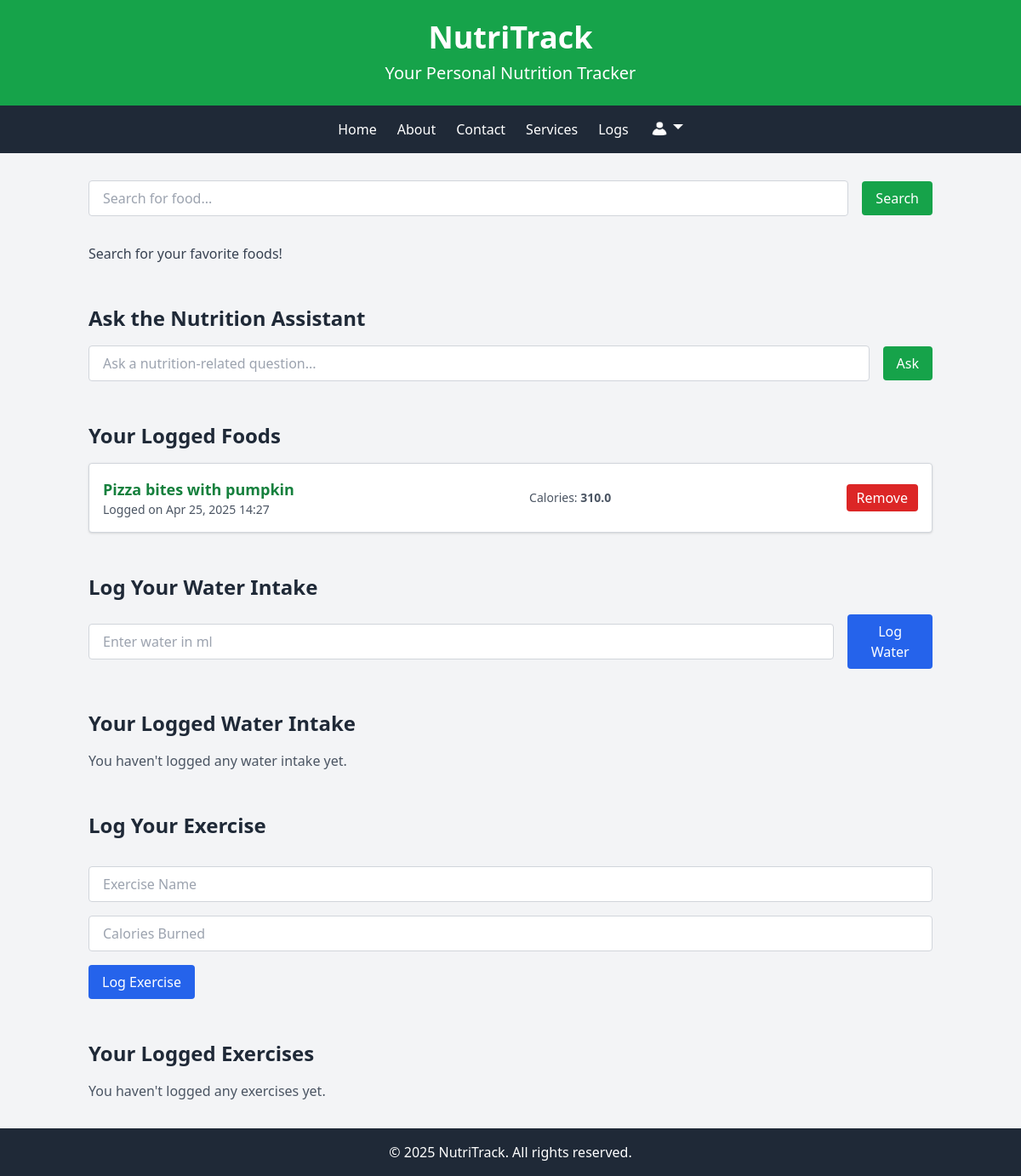
/food/search/ (signed in), run on an earlier commit of the app's database.
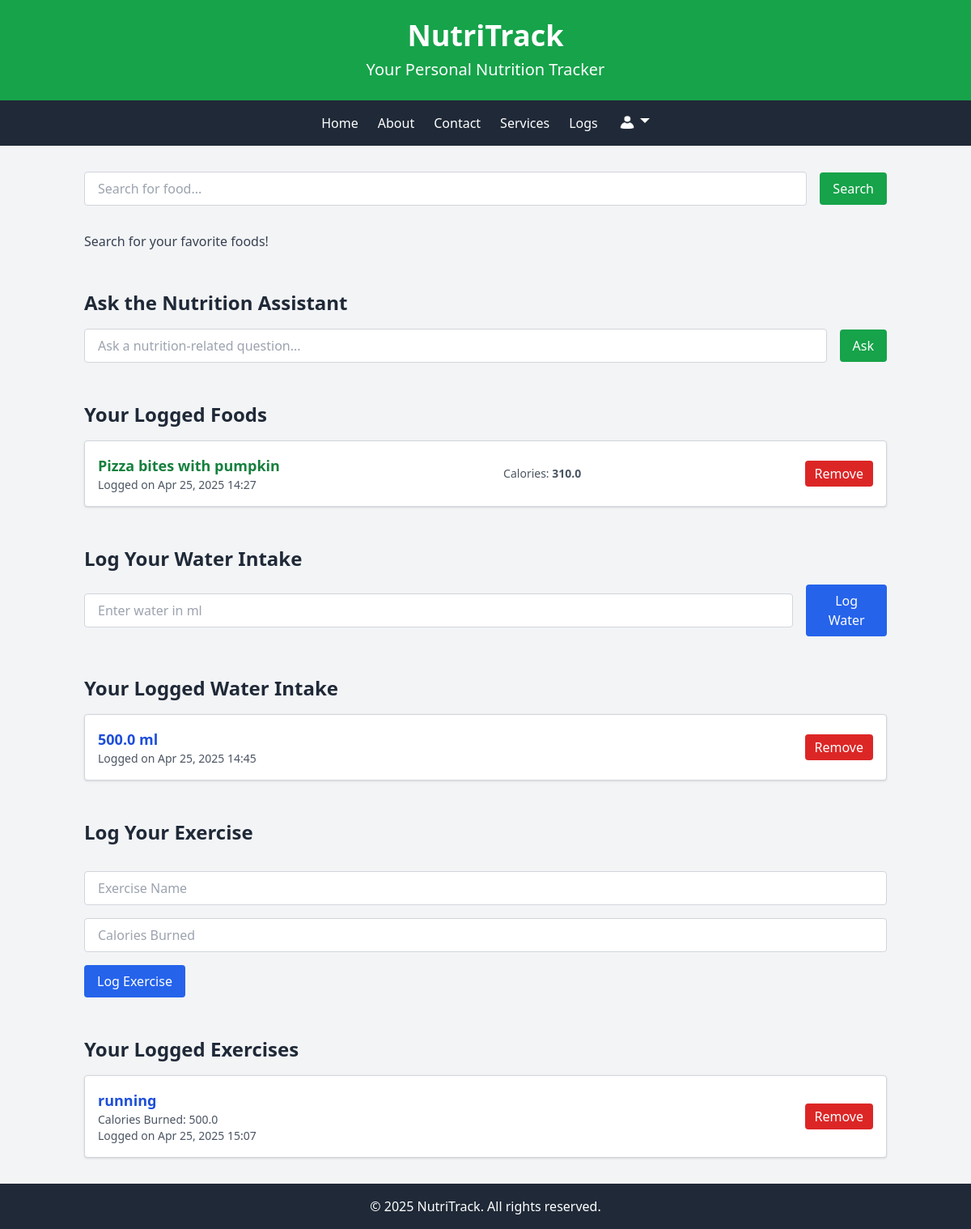
And on a later commit of the database.
### food/models.py (models this page shows, shortened)
class FoodLog(models.Model):
    user = models.ForeignKey(User, on_delete=models.CASCADE)
    food_name = models.CharField(max_length=200)
    spoonacular_id = models.IntegerField(null=True, blank=True) # Optional: Store Spoonacular ID if available
    calories = models.FloatField(null=True, blank=True)
    protein_g = models.FloatField(null=True, blank=True)
    carbs_g = models.FloatField(null=True, blank=True)
    fat_g = models.FloatField(null=True, blank=True)
    log_date = models.DateTimeField(default=timezone.now)
    MEAL_CHOICES = [
        ('B', 'Breakfast'),
        ('L', 'Lunch'),
        ('D', 'Dinner'),
        ('S', 'Snack'),
    ]
    meal_type = models.CharField(max_length=1, choices=MEAL_CHOICES, null=True, blank=True)

class WaterLog(models.Model):
    user = models.ForeignKey(User, on_delete=models.CASCADE)
    water_amount_ml = models.FloatField()  # Amount of water in milliliters
    log_date = models.DateTimeField(default=timezone.now)

class ExerciseLog(models.Model):
    user = models.ForeignKey(User, on_delete=models.CASCADE)
    exercise_name = models.CharField(max_length=200)
    calories_burned = models.FloatField()  # Calories burned during the exercise
    log_date = models.DateTimeField(default=timezone.now)

### food/views.py (the view, shortened to what this page needs)
# urls.py: path('search/', views.food_list, name='food.list'),
@login_required
def food_list(request):
    query = request.GET.get('query', '').strip()  # Get the query and strip whitespace
    page = int(request.GET.get('page', 1))  # Get the current page, default to 1
    diet = request.GET.get('diet', '').strip()  # Get dietary restriction (e.g., vegetarian, vegan)
    intolerances = request.GET.get('intolerances', '').strip()  # Get intolerances (e.g., gluten, dairy)
    logged_foods = FoodLog.objects.filter(user=request.user).order_by('-log_date')  # Fetch logged foods
    water_logs = WaterLog.objects.filter(user=request.user).order_by('-log_date')  # Fetch water logs
    exercise_logs = ExerciseLog.objects.filter(user=request.user).order_by('-log_date')  # Fetch exercise logs
    food_names = logged_foods.values_list('food_name', flat=True)
    food_string = ', '.join(food_names)
    exercise_names = exercise_logs.values_list('exercise_name', flat=True)
    exercise_string = ', '.join(exercise_names)
    water_amounts = WaterLog.objects.filter(user=request.user).values_list('water_amount_ml', flat=True)
    water_string = ', '.join([f"{amount} ml" for amount in water_amounts])
    total_water = WaterLog.objects.filter(user=request.user).aggregate(total=Sum('water_amount_ml'))['total'] or 0
    llm_response = None
    if request.method == 'POST' and 'llm_question' in request.POST:
        user_question = request.POST.get('llm_question')
        system_prompt = create_system_prompt(food_string, exercise_string, total_water)
        llm_response = llm_call(user_question, system_prompt)
    if not query:  # If no query is provided
        return render(request, 'food/list.html', {
            'message': 'Search for your favorite foods!',
            'logged_foods': logged_foods,
            'water_logs': water_logs,  # Include water logs
            'exercise_logs': exercise_logs,  # Include exercise logs
            'llm_response': llm_response,
        })

### food/templates/food/list.html (shortened to what the changed rows need)
{% extends "food/main.html" %}
{% load static %}
{% block body %}
<div class="container mx-auto px-4 py-8">
    <form method="get" action="{% url 'food.list' %}" class="flex items-center space-x-4 mb-8">
        <input type="text" name="query" placeholder="Search for food..." value="{{ query|default:'' }}"
            class="w-full border border-gray-300 rounded px-4 py-2 focus:outline-none focus:ring-2 focus:ring-green-500">
        <button type="submit"
            class="px-4 py-2 bg-green-600 text-white rounded hover:bg-green-700 transition duration-200">
        </button>
    </form>
    {% if message %}
        <p class="text-gray-700">{{ message }}</p>
    {% elif query %}
        <p class="text-gray-600">No results found for "{{ query }}". Try searching for something else!</p>
    {% endif %}
    <h2 class="text-2xl font-bold text-gray-800 mt-12 mb-4">Ask the Nutrition Assistant</h2>
    <form method="post" action="{% url 'food.list' %}" class="mb-8">
        <div class="flex items-center space-x-4">
        </div>
    </form>
    <h2 class="text-2xl font-bold text-gray-800 mt-12 mb-4">Your Logged Foods</h2>
    {% if logged_foods %}
        <ul class="space-y-4">
            {% for log in logged_foods %}
                <li class="flex items-center justify-between bg-white border border-gray-300 rounded p-4 shadow">
                    <div>
                        <strong class="text-lg text-green-700">{{ log.food_name }}</strong>
                        <p class="text-sm text-gray-600">
                            Logged on {{ log.log_date|date:"M d, Y H:i" }}
                        </p>
                    </div>
                    <div>
                        <p class="text-sm text-gray-600">
                            Calories: <strong>{{ log.calories|default:"N/A" }}</strong>
                        </p>
                    </div>
                    <form method="post" action="{% url 'remove_food_log' log.id %}">
                        <button type="submit" class="px-3 py-1 bg-red-600 text-white rounded hover:bg-red-700 transition duration-200">
                            Remove
                        </button>
                    </form>
                </li>
            {% endfor %}
        </ul>
    {% else %}
        <p class="text-gray-600">You haven't logged any foods yet.</p>
    {% endif %}
    <h2 class="text-2xl font-bold text-gray-800 mt-12 mb-4">Log Your Water Intake</h2>
    <form method="post" action="{% url 'add_water_log' %}" class="mb-8">
        <div class="flex items-center space-x-4">
        </div>
    </form>
    <h2 class="text-2xl font-bold text-gray-800 mt-12 mb-4">Your Logged Water Intake</h2>
    {% if water_logs %}
        <ul class="space-y-4">
            {% for log in water_logs %}
                <li class="flex items-center justify-between bg-white border border-gray-300 rounded p-4 shadow">
                    <div>
                        <strong class="text-lg text-blue-700">{{ log.water_amount_ml }} ml</strong>
                        <p class="text-sm text-gray-600">
                            Logged on {{ log.log_date|date:"M d, Y H:i" }}
                        </p>
                    </div>
                    <form method="post" action="{% url 'remove_water_log' log.id %}">
                        <button type="submit" class="px-3 py-1 bg-red-600 text-white rounded hover:bg-red-700 transition duration-200">
                            Remove
                        </button>
                    </form>
                </li>
            {% endfor %}
        </ul>
    {% else %}
        <p class="text-gray-600">You haven't logged any water intake yet.</p>
    {% endif %}
    <h2 class="text-2xl font-bold text-gray-800 mt-12 mb-4">Log Your Exercise</h2>
<form method="post" action="{% url 'add_exercise_log' %}" class="space-y-4 mb-8">
    <input type="text" name="exercise_name" placeholder="Exercise Name"
        class="w-full border border-gray-300 rounded px-4 py-2 focus:outline-none focus:ring-2 focus:ring-blue-500">
    <input type="number" name="calories_burned" placeholder="Calories Burned"
        class="w-full border border-gray-300 rounded px-4 py-2 focus:outline-none focus:ring-2 focus:ring-blue-500">
    <button type="submit"
        class="px-4 py-2 bg-blue-600 text-white rounded hover:bg-blue-700 transition duration-200">
    </button>
</form>
<h2 class="text-2xl font-bold text-gray-800 mt-12 mb-4">Your Logged Exercises</h2>
{% if exercise_logs %}
    <ul class="space-y-4">
        {% for log in exercise_logs %}
            <li class="flex items-center justify-between bg-white border border-gray-300 rounded p-4 shadow">
                <div>
                    <strong class="text-lg text-blue-700">{{ log.exercise_name }}</strong>
                    <p class="text-sm text-gray-600">
                        Calories Burned: {{ log.calories_burned }}
                    </p>
                    <p class="text-sm text-gray-600">
                        Logged on {{ log.log_date|date:"M d, Y H:i" }}
                    </p>
                </div>
                <form method="post" action="{% url 'remove_exercise_log' log.id %}">
                    <button type="submit" class="px-3 py-1 bg-red-600 text-white rounded hover:bg-red-700 transition duration-200">
                        Remove
                    </button>
                </form>
            </li>
        {% endfor %}
    </ul>
{% else %}
    <p class="text-gray-600">You haven't logged any exercises yet.</p>
{% endif %}
</div>
{% endblock %}

What changed in the data, as far as the page shows it:
added WaterLog: water_amount_ml "500.0", log_date "Apr 25, 2025 14:45"
added ExerciseLog: exercise_name "running", calories_burned "500.0", log_date "Apr 25, 2025 15:07"
Also different on the page:
text no longer shown: "You haven't logged any water intake yet. You haven't logged any exercises yet."
